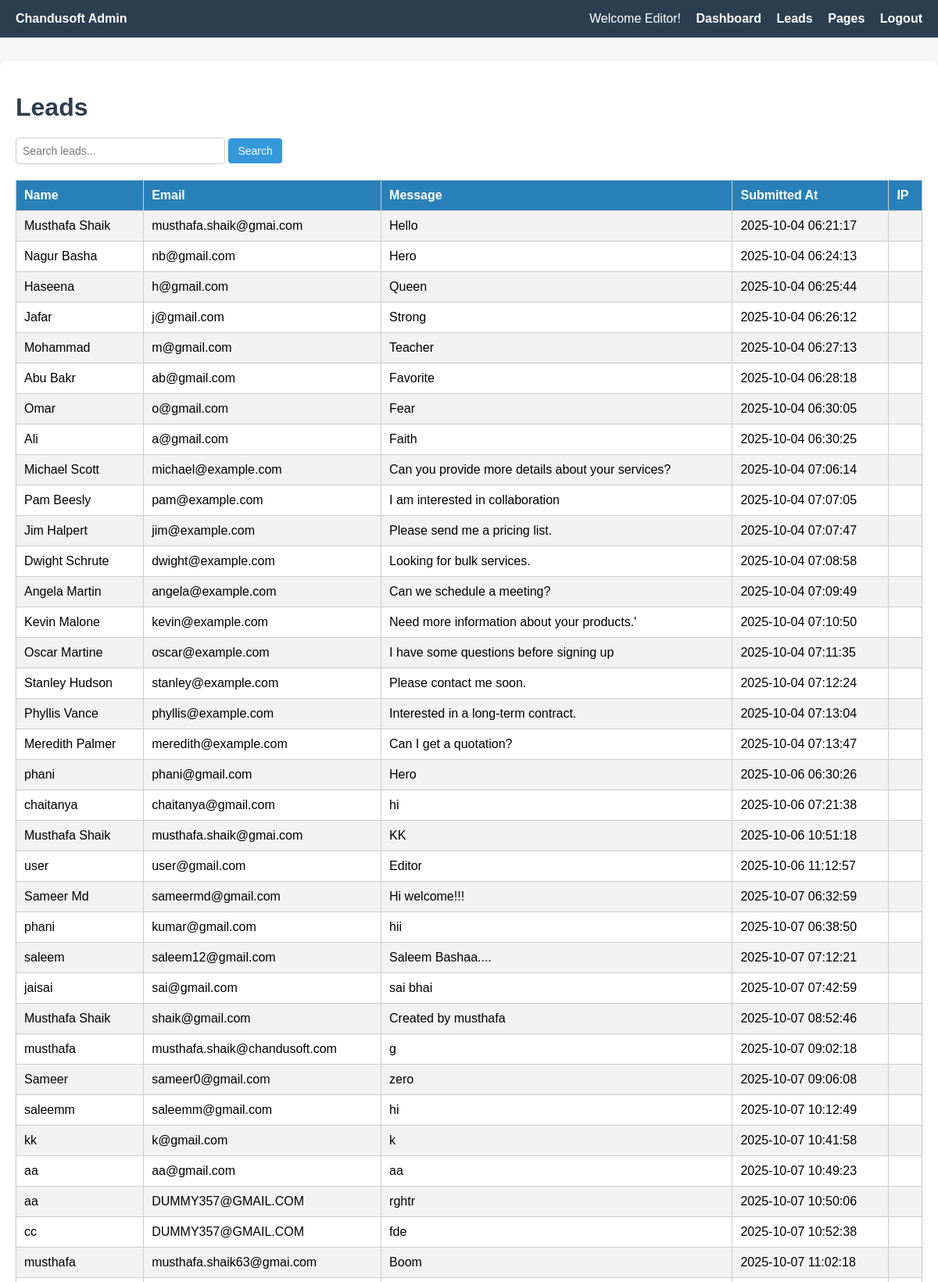
The page /admin/admin-leads.php (signed in, upper part) on the database its author committed.
### tables this page shows
CREATE TABLE `leads` (
  `id` int unsigned NOT NULL AUTO_INCREMENT,
  `name` varchar(100) NOT NULL,
  `email` varchar(100) NOT NULL,
  `message` text NOT NULL,
  `created_at` timestamp NULL DEFAULT CURRENT_TIMESTAMP,
  `IP` varchar(45) DEFAULT NULL,
  PRIMARY KEY (`id`)
);

### admin/admin-leads.php (the view, shortened to what this page needs)
    <?php
$host = 'localhost';
$dbUser = 'root';
$dbPass = '';
$dbName = 'chandusoft';
$conn = new mysqli($host, $dbUser, $dbPass, $dbName);
$search = $_GET['search'] ?? '';
$search = trim($search);
if ($search !== '') {
    $stmt = $conn->prepare("SELECT * FROM leads WHERE id LIKE ? OR name LIKE ? OR email LIKE ? OR message LIKE ? ORDER BY id ASC");
    $likeSearch = "%$search%";
    $stmt->bind_param("ssss", $likeSearch, $likeSearch, $likeSearch, $likeSearch);
    $stmt->execute();
    $resultLatest = $stmt->get_result();
} else {
    $resultLatest = $conn->query("SELECT * FROM leads ORDER BY id ASC");
}
$user = $_SESSION['user'];
$role = htmlspecialchars(ucfirst($user['role'] ?? 'Guest'));
?>
<!DOCTYPE html>
<html>
<head>
</head>
<body>
<div class="navbar">
    <div><strong>Chandusoft Admin</strong></div>
    <div class="links">
         Welcome <?= $role ?>!
        <a href="../app/dashboard.php">Dashboard</a>
        <a href="../admin/admin-leads.php">Leads</a>
        <a href="../admin/pages.php">Pages</a>
        <a href="../admin/logout.php">Logout</a>
    </div>
    </div>
<div class="content">
    <h1>Leads</h1>
    <form method="get" class="search-form">
        <input type="text" name="search" placeholder="Search leads..." value="<?= htmlspecialchars($search) ?>">
        <input type="submit" value="Search">
    </form>
    <table>
        <tr><th>Name</th><th>Email</th><th>Message</th><th>Submitted At</th><th>IP</th></tr>
        <?php while($row = $resultLatest->fetch_assoc()): ?>
        <tr>
            <td><?= htmlspecialchars($row['name']) ?></td>
            <td><?= htmlspecialchars($row['email']) ?></td>
            <td><?= htmlspecialchars($row['message']) ?></td>
            <td><?= htmlspecialchars($row['created_at']) ?></td>
            <td><?= !empty($row['IP']) ? htmlspecialchars($row['IP']) : '' ?></td>
        </tr>
        <?php endwhile; ?>
    </table>
</div>
</body>
</html>

### admin/admin-leads.php (style rules this page uses)
body { font-family: Arial, sans-serif; background: #f7f7f7; margin: 0; padding: 0; }
.navbar { background-color: #2c3e50; color: white; padding: 15px 20px; display: flex; justify-content: space-between; align-items: center; }
.navbar .links a { color: white; text-decoration: none; margin-left: 15px; font-weight: bold; }
.content { padding: 20px; max-width: 1200px; margin: auto; background: white; margin-top: 30px; border-radius: 8px; box-shadow: 0 4px 10px rgba(0,0,0,0.1); }
h1 { margin-bottom: 20px; color: #2c3e50; }
.search-form { margin-bottom: 20px; }
.search-form input[type="text"] { padding: 8px; font-size: 14px; border: 1px solid #ccc; border-radius: 4px; width: 250px; }
.search-form input[type="submit"] { padding: 8px 12px; font-size: 14px; border: none; background-color: #3498db; color: white; border-radius: 4px; cursor: pointer; }
table { border-collapse: collapse; width: 100%; margin-top: 15px; box-shadow: 0 2px 5px rgba(0,0,0,0.1); }
th, td { border: 1px solid #ccc; padding: 10px; text-align: left; }
th { background-color: #2980b9; color: white; }
tr:nth-child(even) { background: #f2f2f2; }

### rows shown on the page
leads: name "Musthafa Shaik", email "musthafa.shaik@gmai.com", message "Hello", created_at "2025-10-04 06:21:17"
leads: name "Nagur Basha", email "nb@gmail.com", message "Hero", created_at "2025-10-04 06:24:13"
leads: name "Haseena", email "h@gmail.com", message "Queen", created_at "2025-10-04 06:25:44"
leads: name "Jafar", email "j@gmail.com", message "Strong", created_at "2025-10-04 06:26:12"
leads: name "Mohammad", email "m@gmail.com", message "Teacher", created_at "2025-10-04 06:27:13"
leads: name "Abu Bakr", email "ab@gmail.com", message "Favorite", created_at "2025-10-04 06:28:18"
leads: name "Omar", email "o@gmail.com", message "Fear", created_at "2025-10-04 06:30:05"
leads: name "Ali", email "a@gmail.com", message "Faith", created_at "2025-10-04 06:30:25"
leads: name "Michael Scott", email "michael@example.com", message "Can you provide more details about your services?", created_at "2025-10-04 07:06:14"
leads: name "Pam Beesly", email "pam@example.com", message "I am interested in collaboration", created_at "2025-10-04 07:07:05"
leads: name "Jim Halpert", email "jim@example.com", message "Please send me a pricing list.", created_at "2025-10-04 07:07:47"
leads: name "Dwight Schrute", email "dwight@example.com", message "Looking for bulk services.", created_at "2025-10-04 07:08:58"
leads: name "Angela Martin", email "angela@example.com", message "Can we schedule a meeting?", created_at "2025-10-04 07:09:49"
leads: name "Kevin Malone", email "kevin@example.com", message "Need more information about your products.'", created_at "2025-10-04 07:10:50"
leads: name "Oscar Martine", email "oscar@example.com", message "I have some questions before signing up", created_at "2025-10-04 07:11:35"
leads: name "Stanley Hudson", email "stanley@example.com", message "Please contact me soon.", created_at "2025-10-04 07:12:24"
leads: name "Phyllis Vance", email "phyllis@example.com", message "Interested in a long-term contract.", created_at "2025-10-04 07:13:04"
leads: name "Meredith Palmer", email "meredith@example.com", message "Can I get a quotation?", created_at "2025-10-04 07:13:47"
leads: name "phani", email "phani@gmail.com", message "Hero", created_at "2025-10-06 06:30:26"
leads: name "chaitanya", email "chaitanya@gmail.com", message "hi", created_at "2025-10-06 07:21:38"
leads: name "Musthafa Shaik", email "musthafa.shaik@gmai.com", message "KK", created_at "2025-10-06 10:51:18"
leads: name "user", email "user@gmail.com", message "Editor", created_at "2025-10-06 11:12:57"
leads: name "Sameer Md", email "sameermd@gmail.com", message "Hi welcome!!!", created_at "2025-10-07 06:32:59"
leads: name "phani", email "kumar@gmail.com", message "hii", created_at "2025-10-07 06:38:50"
leads: name "saleem", email "saleem12@gmail.com", message "Saleem Bashaa....", created_at "2025-10-07 07:12:21"
leads: name "jaisai", email "sai@gmail.com", message "sai bhai", created_at "2025-10-07 07:42:59"
leads: name "Musthafa Shaik", email "shaik@gmail.com", message "Created by musthafa", created_at "2025-10-07 08:52:46"
leads: name "musthafa", email "musthafa.shaik@chandusoft.com", message "g", created_at "2025-10-07 09:02:18"
leads: name "Sameer", email "sameer0@gmail.com", message "zero", created_at "2025-10-07 09:06:08"
leads: name "saleemm", email "saleemm@gmail.com", message "hi", created_at "2025-10-07 10:12:49"
leads: name "kk", email "k@gmail.com", message "k", created_at "2025-10-07 10:41:58"
leads: name "aa", email "aa@gmail.com", message "aa", created_at "2025-10-07 10:49:23"
leads: name "aa", email "DUMMY357@GMAIL.COM", message "rghtr", created_at "2025-10-07 10:50:06"
leads: name "cc", email "DUMMY357@GMAIL.COM", message "fde", created_at "2025-10-07 10:52:38"
leads: name "musthafa", email "musthafa.shaik63@gmai.com", message "Boom", created_at "2025-10-07 11:02:18"

### other values the page prints
$role "Editor"
